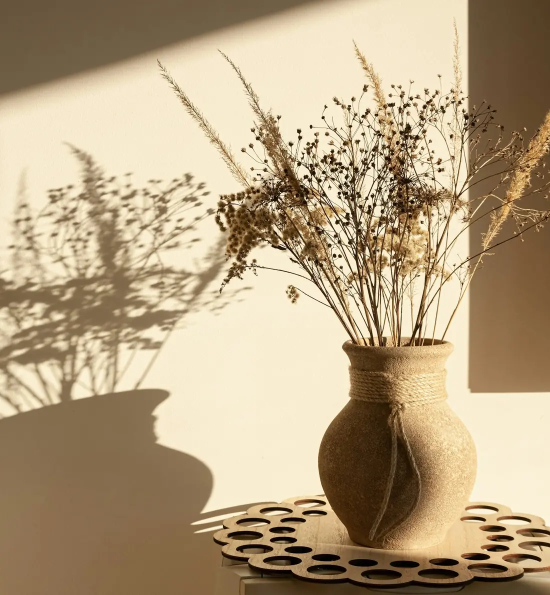
#> input picture docs/img/hero-1100.webp, 1100 x 1190 px, given in place of mug-krapinka.jpg, which was not available (shown at 1/2 size)
$ python images.py ../docs/img/hero-1100.webp
#> lines starting #> are read from the running program, lines starting #| are printed output that depends on the picture; pictures that were not available may be replaced by others from this repository, and a replacement may not be noted
"""Нарезка фото для сайта: WebP нужных размеров из исходников 1800 px.

Запуск: python scripts/images.py <папка с исходными jpg>
Исходники (фото с Unsplash, авторы в CREDITS.md) в репозиторий не входят, только результат в public/img.
"""
import sys
from pathlib import Path

from PIL import Image, ImageOps

SRC = Path(sys.argv[1])
OUT = Path(__file__).resolve().parent.parent / 'public' / 'img'

# фото товаров: файл -> центр кадра для квадратной обрезки (x, y от 0 до 1)
PRODUCTS = {
    'mug-krapinka': (0.5, 0.62), 'plate-kromka': (0.5, 0.5), 'plates-pesok': (0.5, 0.6),
    'salad-bowl-oliva': (0.5, 0.5), 'bowl-moloko': (0.5, 0.5), 'teapot': (0.5, 0.5),
    'glasses-1': (0.5, 0.4), 'glasses-2': (0.5, 0.5),
    'tablecloth-1': (0.4, 0.5), 'tablecloth-2': (0.3, 0.5), 'tablecloth-3': (0.6, 0.5),
    'napkins-1': (0.5, 0.6), 'napkins-2': (0.5, 0.6), 'napkins-3': (0.5, 0.6),
    'throw-ovsyanka': (0.5, 0.5), 'bedding-1': (0.5, 0.5), 'bedding-2': (0.5, 0.5),
    'pillowcases-1': (0.5, 0.45), 'pillowcases-2': (0.5, 0.5), 'pillowcases-3': (0.5, 0.5),
    'lamp-vanil': (0.58, 0.5), 'candle-amber': (0.5, 0.58), 'candles-set': (0.45, 0.5),
    'candlesticks': (0.5, 0.62), 'pendant-rattan': (0.5, 0.45),
    'vases-glina-1': (0.5, 0.55), 'vases-glina-2': (0.5, 0.55), 'vases-glina-3': (0.5, 0.55),
    'vase-ring': (0.5, 0.5), 'basket': (0.5, 0.55), 'mirror': (0.5, 0.45), 'dried-flowers': (0.5, 0.5),
    'board': (0.5, 0.5), 'jars-1': (0.5, 0.6), 'jars-2': (0.5, 0.5), 'french-press': (0.45, 0.5),
    'towels': (0.5, 0.6), 'dispenser-amber': (0.62, 0.5), 'dispenser-olive': (0.5, 0.5),
}
# круглые фото категорий
CATEGORIES = {
    'posuda': ('cat-tableware', (0.45, 0.5)), 'tekstil': ('napkins-1', (0.5, 0.6)), 'svet': ('lamp-vanil', (0.58, 0.5)),
    'dekor': ('vase-ring', (0.5, 0.5)), 'kuhnya': ('jars-1', (0.5, 0.62)), 'vannaya': ('towels', (0.5, 0.6)),
}


def load(name):
#> called with name = 'mug-krapinka'
    return Image.open(SRC / f'{name}.jpg').convert('RGB')
#> returned value is the input picture: PIL image 1100x1190 RGB; mean R, G, B 180.9, 160.9, 129


def save(img, path, quality=74):
    path.parent.mkdir(parents=True, exist_ok=True)
    img.save(path, 'WEBP', quality=quality, method=6)


def fit(img, w, h, center=(0.5, 0.5)):
    return ImageOps.fit(img, (w, h), Image.LANCZOS, centering=center)


def width(img, w):
    return img.resize((w, round(img.height * w / img.width)), Image.LANCZOS)


# товары: квадраты для карточек и галереи, полный кадр для просмотра на весь экран
for name, center in PRODUCTS.items():
    img = load(name)
    for w in (400, 800, 1200):
        save(fit(img, w, w, center), OUT / 'p' / f'{name}-{w}.webp', 72)
#> this loop made 3 passes
#> pass 1, in save, `img.save(path, 'WEBP', quality=quality, method=6)`:
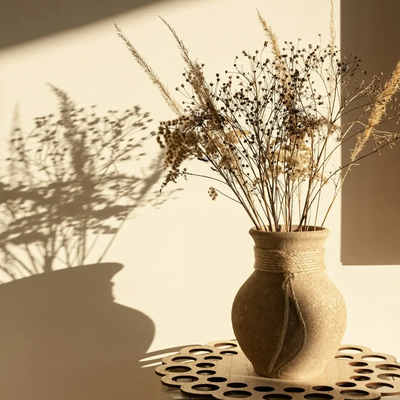
#> saved as mug-krapinka-400.webp: PIL image 400x400 RGB; mean R, G, B 184.9, 165, 132.8
#> pass 2, in save (call 2), `img.save(path, 'WEBP', quality=quality, method=6)`:
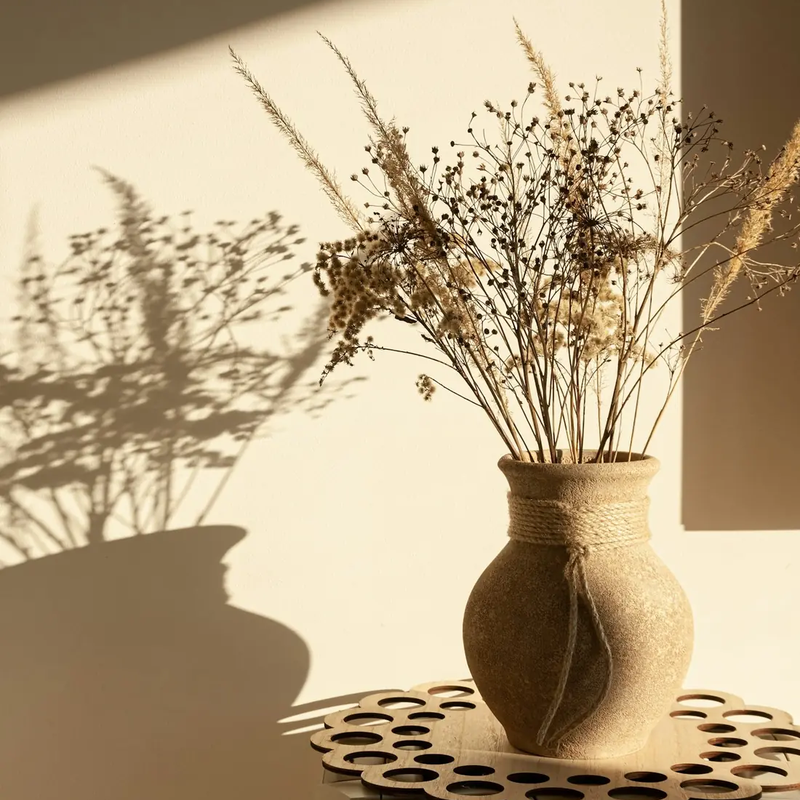
#> saved as mug-krapinka-800.webp: PIL image 800x800 RGB; mean R, G, B 185, 165, 132.8
    save(width(img, 1400), OUT / 'p' / f'{name}-full.webp', 74)
#> pass 2 of the loop `for name, center in PRODUCTS.items():`:
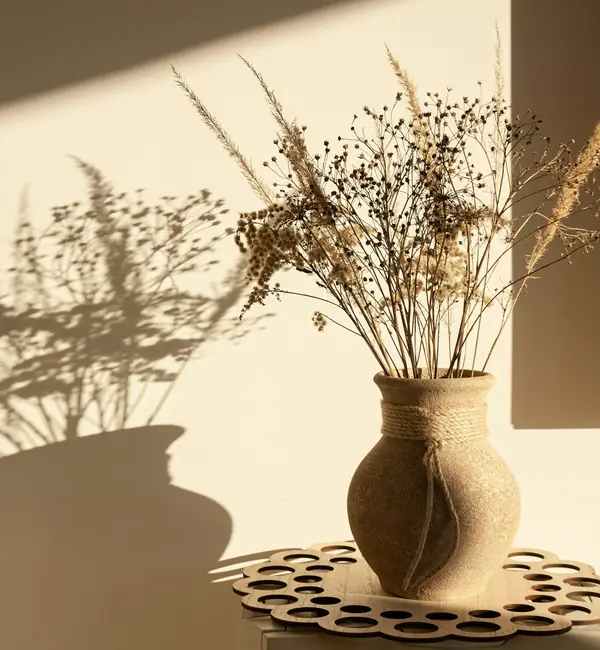
#> input picture docs/img/hero-600.webp, 600 x 650 px, given in place of plate-kromka.jpg, which was not available
#> in load, returned value is the input picture: PIL image 600x650 RGB; mean R, G, B 180.9, 160.9, 129.1
#> the loop `for w in (400, 800, 1200):` made 3 passes
#> pass 1, in save (call 5), `img.save(path, 'WEBP', quality=quality, method=6)`:
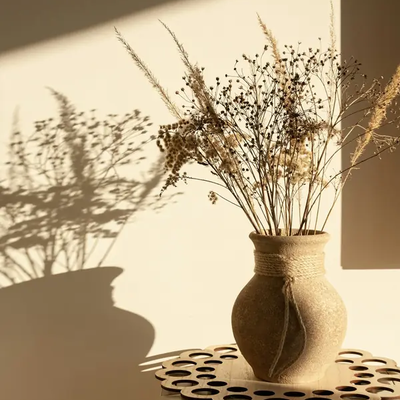
#> saved as plate-kromka-400.webp: PIL image 400x400 RGB; mean R, G, B 185.4, 165.6, 133.5
#> in width (call 2), `return img.resize((w, round(img.height * w / img.width)), Image.LANCZOS)`:
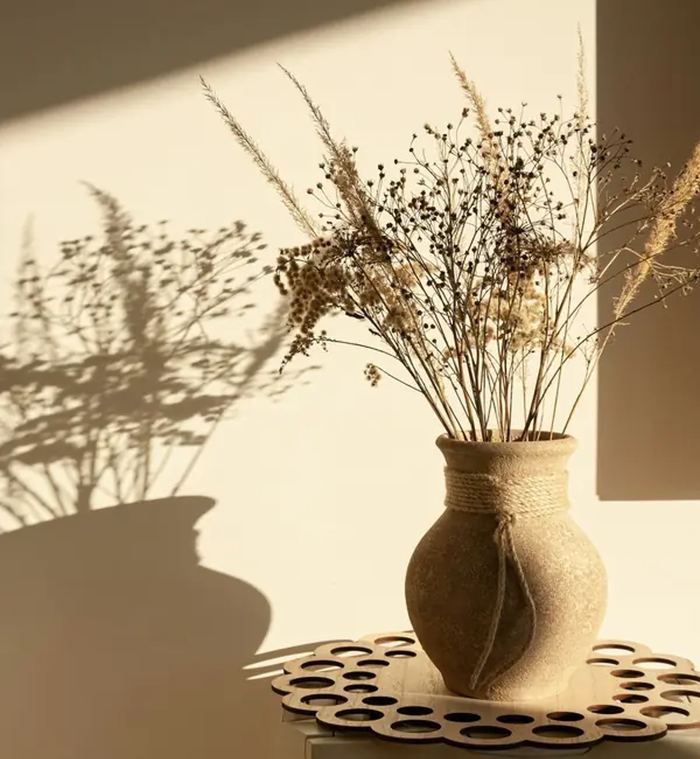
#> returned value: PIL image 1400x1517 RGB (shown at 1/2 size); mean R, G, B 180.8, 160.9, 129.1
#> (the run stopped early here; a loop or call above may not have finished)
